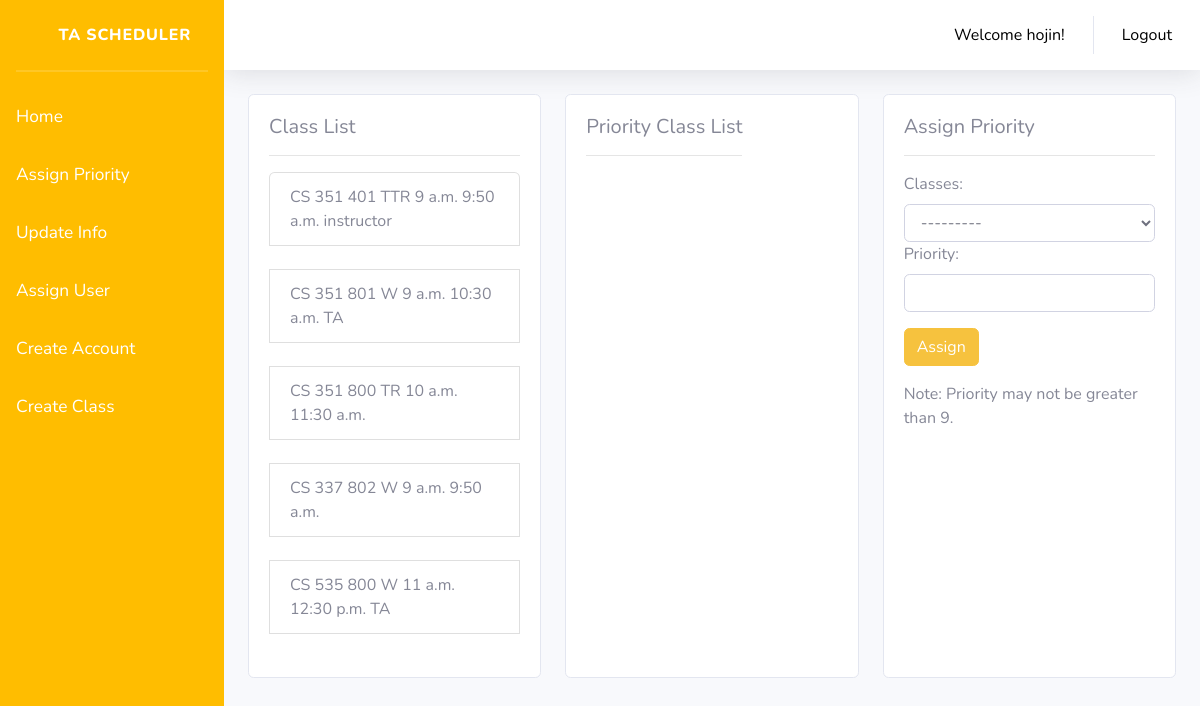
The app's page /classList/ (signed in) with its own data.
### CS361WebApp/models.py (models this page shows)
class CourseTime(models.Model):
    department = models.CharField(max_length=50, validators=[validate_alpha])
    number = models.CharField(max_length=50, validators=[validate_numeric])
    start = models.TimeField(auto_now=False, auto_now_add=False, null=True)
    end = models.TimeField(auto_now=False, auto_now_add=False, null=True)
    day = models.CharField(max_length=50, validators=[validate_alpha])
    section = models.CharField(max_length=50, validators=[validate_numeric])
    instructor = models.CharField(max_length=50, blank=True)
    def __str__(self):
        return self.department + " " + self.number + "-" + self.section

### CS361WebApp/views.py (the view)
# urls.py: path('classList/', views.classlist, name='CS361WebApp-classList'),
@login_required
def classlist(request):
    classes = CourseTime.objects.all()
    profile = SavePriority.objects.filter(user=request.user)
    x = profile.all()
    for yeet in profile:
        x = yeet.myList.order_by('priority')
    if request.method == 'POST':
        person = Profile.objects.get(user=request.user)
        if person.role != 1:
            return redirect('CS361WebApp-home')
        form = Priority(request.POST)
        if form.is_valid():
            name = request.user
            found = SavePriority.objects.filter(user=name).first()
            if found is None:
                useradd = SavePriority.objects.create(user=name)
            else:
                useradd = SavePriority.objects.filter(user=name).first()
            form.save()
            course = form.cleaned_data.get('classes')
            priority = form.cleaned_data.get('priority')
            add = CreatePriority.objects.filter(classes=course).filter(priority=priority).first()
            test = SavePriority.objects.filter(user=name)
            section = int(add.classes.section)
            if section <= 401:
                return redirect('CS361WebApp-classList')
            changed1 = 121111105110107
            changed2 = 121101101116
            for yeeet in test:
                x = yeeet.myList.all()
                for yeet in x:
                    if int(yeet.priority) == priority:
                        changed1 = 69  # fuck
                        joe_mama = yeet
                    if yeet.classes == course:
                        changed2 = 420
                        i_hate_my_life = yeet
            if changed1 == 69 and changed2 == 420:
                useradd.myList.remove(joe_mama)
                useradd.myList.remove(i_hate_my_life)
                useradd.myList.add(add)
                messages.error(request, f'Class replaced!')
            elif changed1 == 69:
                useradd.myList.remove(joe_mama)
                useradd.myList.add(add)
                messages.error(request, f'Class replaced!')
            elif changed2 == 420:
                useradd.myList.remove(i_hate_my_life)
                useradd.myList.add(add)
                messages.error(request, f'Class replaced!')
            else:
                useradd.myList.add(add)
                messages.success(request, f'{course} assigned to {name} with priority {priority}!')
        profile = SavePriority.objects.filter(user=request.user)
        x = profile.all()
        for yeet in profile:
            x = yeet.myList.order_by('priority')
        return render(request, 'CS361WebApp/ClassList.html', {'classes': classes, 'x': x, 'form': form})
    else:
        form = Priority(request.POST)
    return render(request, 'CS361WebApp/ClassList.html', {'classes': classes, 'x': x, 'form': form})

### CS361WebApp/forms.py
class Priority(ModelForm):
    class Meta:
        model = models.CreatePriority
        fields = ['classes', 'priority']

### CS361WebApp/templates/CS361WebApp/ClassList.html (shortened to what this page needs)
{% extends "CS361WebApp/base.html" %}
{% load crispy_forms_tags %}
{% load static %}
{% block content %}
    <div class="card-deck">
        <div class="card">
            <div class="card-body">
                <h5 class="card-title">Class List</h5>
                <hr>
                <ul class="list-group">
                    {% for class in classes %}
                        <li class="list-group-item">
                            {{ class.department }}
                            {{ class.number }}
                            {{ class.section }}
                            {{ class.day }}
                            {{ class.start }}
                            {{ class.end }}
                            {{ class.instructor }}
                        </li>
                        <br/>
                    {% endfor %}
                </ul>
            </div>
        </div>
        <div class="card">
            <div class="card-body">
                <div style="display: table-cell;">
                    <h5 class="card-title">Priority Class List</h5>
                    <hr>
                </div>
            </div>
        </div>
        <div class="card">
            <div class="card-body">
                <form method="POST">
                    <fieldset class="form-group">
                        <h5 class="card-title">Assign Priority</h5>
                        <hr>
                        <div class="card-text">
                            {{ form }}
                        </div>
                    </fieldset>
                    <div class="form-group">
                        <button class="btn btn-warning" type="submit">Assign</button>
                    </div>
                    <p>Note: Priority may not be greater than 9.</p>
                </form>
            </div>
        </div>
    </div>
    </div>
{% endblock content %}

### CS361WebApp/templates/CS361WebApp/base.html (shortened to what this page needs)
{% load static %}
<html>
<head>
    <link rel="stylesheet" href="https://stackpath.bootstrapcdn.com/bootstrap/4.3.1/css/bootstrap.min.css"
>
    <link href="{% static 'css/sb-admin-2.min.css' %}" rel="stylesheet">
    <link href="{% static 'vendor/fontawesome-free/css/all.min.css' %}" rel="stylesheet"
          type="text/css">
</head>
<body id="page-top">
<div id="wrapper">
    <ul class="navbar-nav bg-gradient-primary sidebar sidebar-dark accordion" id="accordionSidebar">
        <a class="sidebar-brand d-flex align-items-center justify-content-center" href="">
            <div class="sidebar-brand-icon">
                <i class="fas fa-chalkboard-teacher"></i>
            </div>
            <div class="sidebar-brand-text mx-3">TA Scheduler</div>
        </a>
        <hr class="sidebar-divider my-0">
        <hr class="sidebar-divider">
        {% if user.is_authenticated %}
            <li class="nav-item">
                <a class="nav-link" href="{% url 'CS361WebApp-home' %}"><span>Home  <i
                        class="fas fa-home"></i></span></a>
                <a class="nav-link" href="{% url 'CS361WebApp-classList' %}"><span>Assign Priority  <i
                        class="fas fa-list"></i></span></a>
                <a class="nav-link" href="{% url 'CS361WebApp-updateinfo' %}"><span>Update Info  <i
                        class="fas fa-list"></i></span></a>
                <a class="nav-item nav-link" href="{% url 'CS361WebApp-assign' %}"><span>Assign User  <i
                            class="far fa-user"></i></span></a>
                {% if user.is_staff %}
                    <a class="nav-item nav-link" href="{% url 'register' %}"><span>Create Account  <i
                            class="fas fa-user-circle"></i></span></a>
                    <a class="nav-item nav-link" href="{% url 'CS361WebApp-coursetime' %}"><span>Create Class  <i
                            class="fas fa-chalkboard"></i></span></a>
                {% endif %}
            </li>
        {% endif %}
    </ul>
    <div id="content-wrapper" class="d-flex flex-column">
        <div id="content">
            <nav class="navbar navbar-expand navbar-light bg-white topbar mb-4 static-top shadow">
                <ul class="navbar-nav ml-auto">
                    <ul class="navbar-nav ml-auto">
                        {% if user.is_authenticated %}
                            <li class="nav-item dropdown no-arrow">
                                <a class="nav-item nav-link" href="#"
                                   style="color: black">Welcome {{ user.username }}!</a>
                            </li>
                        <li class="nav-item dropdown no-arrow">
                            <a class="nav-item nav-link" href="{% url 'logout' %}" style="color: black">Logout</a>
                        </li>
                        {% endif %}
                    </ul>
                </ul>
            </nav>
            <div class="container-fluid" style="margin-top: 0px; padding-top: 0px;">
                {% block content %}{% endblock content %}
            </div>
        </div>
    </div>
</body>
<body>
</body>
</html>

### CS361WebApp/templates/CS361WebApp/base.html (style rules this page uses)
#id_classes, #id_priority { display: block; width: 100%; height: calc(1.5em + .75rem + 2px); padding: .375rem .75rem; font-size: 1rem; font-weight: 400; line-height: 1.5; color: #6e707e; background-color: #fff; background-clip: padding-box; border: 1px solid #d1d3e2; border-radius: .35rem; transition: border-color .15s ease-in-out, box-shadow .15s ease-in-out; }
.sidebar-dark .nav-item .nav-link { color: white; }
.sidebar .nav-item .nav-link span { font-size: 13pt; }
.sidebar-dark .nav-item .nav-link i { font-size: 13pt }

### records on screen
CourseTime: department "CS", number "351", section "401", day "TTR", start "9 a.m.", end "9:50 a.m.", instructor "instructor"
CourseTime: department "CS", number "351", section "801", day "W", start "9 a.m.", end "10:30 a.m.", instructor "TA"
CourseTime: department "CS", number "351", section "800", day "TR", start "10 a.m.", end "11:30 a.m."
CourseTime: department "CS", number "337", section "802", day "W", start "9 a.m.", end "9:50 a.m."
CourseTime: department "CS", number "535", section "800", day "W", start "11 a.m.", end "12:30 p.m.", instructor "TA"

### other values on screen
{{ user.username }} "hojin"
